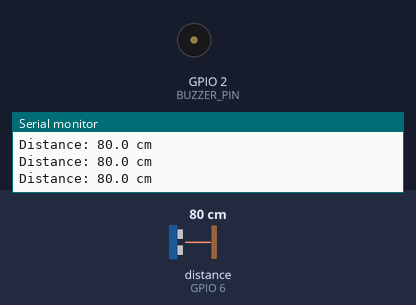
The sketch below on a simulated ESP32-S3. Shown: buzzer (waves = sounding), the last lines printed to the serial monitor. Wiring (inferred from the names in the program): ultrasonic range finder: trigger GPIO 7; echo GPIO 6. The inputs (shaded band) are chosen by the test bench; at power-on: distance to the obstacle (sensor on GPIO 6) 80 cm. The echo pulse lasts 58.3 µs per cm.

Above: at 1.2 s.
1.3 s: distance to the obstacle (sensor on GPIO 6) set to 12 cm
2.8 s: distance to the obstacle (sensor on GPIO 6) set to 9 cm
At 4.2 s:
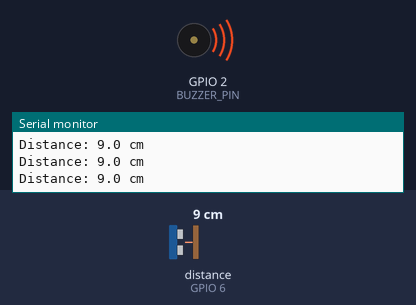
4.5 s: distance to the obstacle (sensor on GPIO 6) set to 18 cm
At 4.9 s:
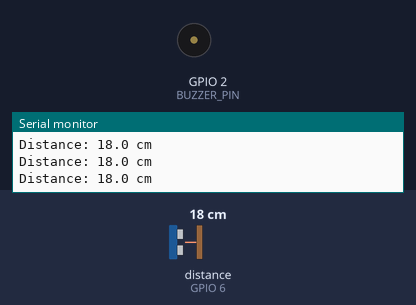
Timing chart, 0 to 7.5 s (numbered marks = the images above; inputs shaded):
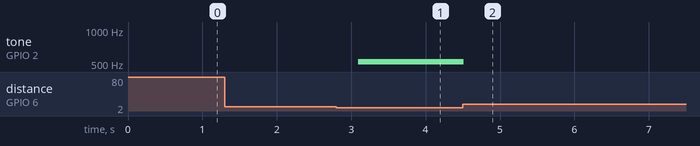

Measured:
- the behaviour switches between 11 and 10 cm on distance to the obstacle (sensor on GPIO 6) (found by bisection; images 0 and 1)
- after the input at 2.8 s, tone on GPIO 2 (BUZZER_PIN): silent → 523 Hz after 0.29 s
- after the input at 4.5 s, tone on GPIO 2 (BUZZER_PIN): 523 Hz → silent at once

The sketch:

HC_SR04_Distance_Test.ino
```cpp
/*
 * Filename: HC_SR04_Distance_Test.ino
 * Authors: Shawn Yin and Franklin Fu
 * Date: August 20, 2026
 * Description: Tests an HC-SR04 ultrasonic sensor by measuring distance,
 *              displaying it on the Serial Monitor, and sounding a passive
 *              buzzer after an object remains closer than 10 cm for 0.2 seconds.
 *
 * OpenAI Codex was used to help clarify the test design and create this
 * component-test sketch.
 */

// ---------------------------------------------------------------------------
// Includes
// ---------------------------------------------------------------------------

#include <Arduino.h>

// ---------------------------------------------------------------------------
// Constants
// ---------------------------------------------------------------------------

constexpr uint8_t ECHO_PIN = 6;
constexpr uint8_t TRIGGER_PIN = 7;
constexpr uint8_t BUZZER_PIN = 2;
constexpr uint32_t SERIAL_BAUD_RATE = 115200;

constexpr uint32_t TRIGGER_PULSE_MICROSECONDS = 10;
constexpr uint32_t ECHO_TIMEOUT_MICROSECONDS = 30000;
constexpr uint32_t MEASUREMENT_INTERVAL_MILLISECONDS = 100;
constexpr uint8_t REQUIRED_NEAR_DISTANCE_SAMPLES = 3;

constexpr float ALARM_START_DISTANCE_CENTIMETERS = 10.0F;
constexpr float ALARM_STOP_DISTANCE_CENTIMETERS = 12.0F;

constexpr uint32_t BUZZER_FREQUENCY_HZ = 523;  // C5 is approximately 523.25 Hz.
constexpr uint8_t BUZZER_PWM_RESOLUTION_BITS = 8;

// The echo pulse covers the trip to the object and back, so divide by two.
constexpr float SOUND_SPEED_CENTIMETERS_PER_MICROSECOND = 0.0343F;

// ---------------------------------------------------------------------------
// Globals
// ---------------------------------------------------------------------------

bool buzzerReady = false;
bool buzzerActive = false;
uint8_t consecutiveNearDistanceSamples = 0;

// ---------------------------------------------------------------------------
// Function Prototypes
// ---------------------------------------------------------------------------

void setBuzzerActive(bool shouldBeActive);
void updateDistanceAlarm(bool measurementIsValid, float distanceCentimeters);

// ---------------------------------------------------------------------------
// Function Implementations
// ---------------------------------------------------------------------------

/**
 * Starts or stops the passive-buzzer tone.
 *
 * @param shouldBeActive True to play C5, or false to silence the buzzer.
 * @return Nothing.
 */
void setBuzzerActive(bool shouldBeActive) {
  if (shouldBeActive == buzzerActive) {
    return;
  }

  if (shouldBeActive) {
    Serial.println("SHOULD BUZZ NOW - requesting C5 tone on GPIO2");

    if (!buzzerReady) {
      Serial.println("BUZZER FAILED - LEDC was not attached to GPIO2");
      return;
    }

    const uint32_t actualFrequency = ledcWriteTone(BUZZER_PIN, BUZZER_FREQUENCY_HZ);
    if (actualFrequency == 0) {
      Serial.println("BUZZER FAILED - LEDC could not start the tone");
      return;
    }

    Serial.print("BUZZER ON - actual frequency: ");
    Serial.print(actualFrequency);
    Serial.println(" Hz");
  } else {
    ledcWriteTone(BUZZER_PIN, 0);
    Serial.println("DISTANCE RECOVERED - buzzer OFF");
  }

  buzzerActive = shouldBeActive;
}

/**
 * Applies three-sample confirmation and 10/12 cm distance hysteresis. With a
 * 100 ms measurement interval, the first-to-third sample span is about 200 ms.
 * An invalid measurement cannot start the alarm and does not count as recovery
 * from an alarm that is already active.
 *
 * @param measurementIsValid True when a returning echo was measured.
 * @param distanceCentimeters Latest valid distance, in centimeters.
 * @return Nothing.
 */
void updateDistanceAlarm(bool measurementIsValid, float distanceCentimeters) {
  if (!measurementIsValid) {
    if (!buzzerActive) {
      consecutiveNearDistanceSamples = 0;
    }
    return;
  }

  if (buzzerActive) {
    if (distanceCentimeters > ALARM_STOP_DISTANCE_CENTIMETERS) {
      setBuzzerActive(false);
    }
    return;
  }

  if (distanceCentimeters < ALARM_START_DISTANCE_CENTIMETERS) {
    if (consecutiveNearDistanceSamples < REQUIRED_NEAR_DISTANCE_SAMPLES) {
      ++consecutiveNearDistanceSamples;
    }

    Serial.print("NEAR SAMPLE ");
    Serial.print(consecutiveNearDistanceSamples);
    Serial.print("/");
    Serial.println(REQUIRED_NEAR_DISTANCE_SAMPLES);

    if (consecutiveNearDistanceSamples >= REQUIRED_NEAR_DISTANCE_SAMPLES) {
      consecutiveNearDistanceSamples = 0;
      setBuzzerActive(true);
    }
  } else {
    consecutiveNearDistanceSamples = 0;
  }
}

// ---------------------------------------------------------------------------
// Arduino Entry Points
// ---------------------------------------------------------------------------

void setup() {
  Serial.begin(SERIAL_BAUD_RATE);

  pinMode(TRIGGER_PIN, OUTPUT);
  pinMode(ECHO_PIN, INPUT);
  digitalWrite(TRIGGER_PIN, LOW);

  buzzerReady =
      ledcAttach(BUZZER_PIN, BUZZER_FREQUENCY_HZ, BUZZER_PWM_RESOLUTION_BITS);
  if (buzzerReady) {
    ledcWriteTone(BUZZER_PIN, 0);
  } else {
    Serial.println("Buzzer error: LEDC could not attach to GPIO2");
  }

  Serial.println("HC-SR04 distance test started.");
}

void loop() {
  // Generate the HC-SR04 trigger pulse.
  digitalWrite(TRIGGER_PIN, LOW);
  delayMicroseconds(2);
  digitalWrite(TRIGGER_PIN, HIGH);
  delayMicroseconds(TRIGGER_PULSE_MICROSECONDS);
  digitalWrite(TRIGGER_PIN, LOW);

  // Measure the duration of the returning echo pulse.
  const uint32_t echoDurationMicroseconds =
      pulseIn(ECHO_PIN, HIGH, ECHO_TIMEOUT_MICROSECONDS);

  if (echoDurationMicroseconds == 0) {
    Serial.println("No echo received");
    updateDistanceAlarm(false, 0.0F);
  } else {
    const float distanceCentimeters =
        echoDurationMicroseconds * SOUND_SPEED_CENTIMETERS_PER_MICROSECOND / 2.0F;

    Serial.print("Distance: ");
    Serial.print(distanceCentimeters, 1);
    Serial.println(" cm");

    updateDistanceAlarm(true, distanceCentimeters);
  }

  delay(MEASUREMENT_INTERVAL_MILLISECONDS);
}
```
